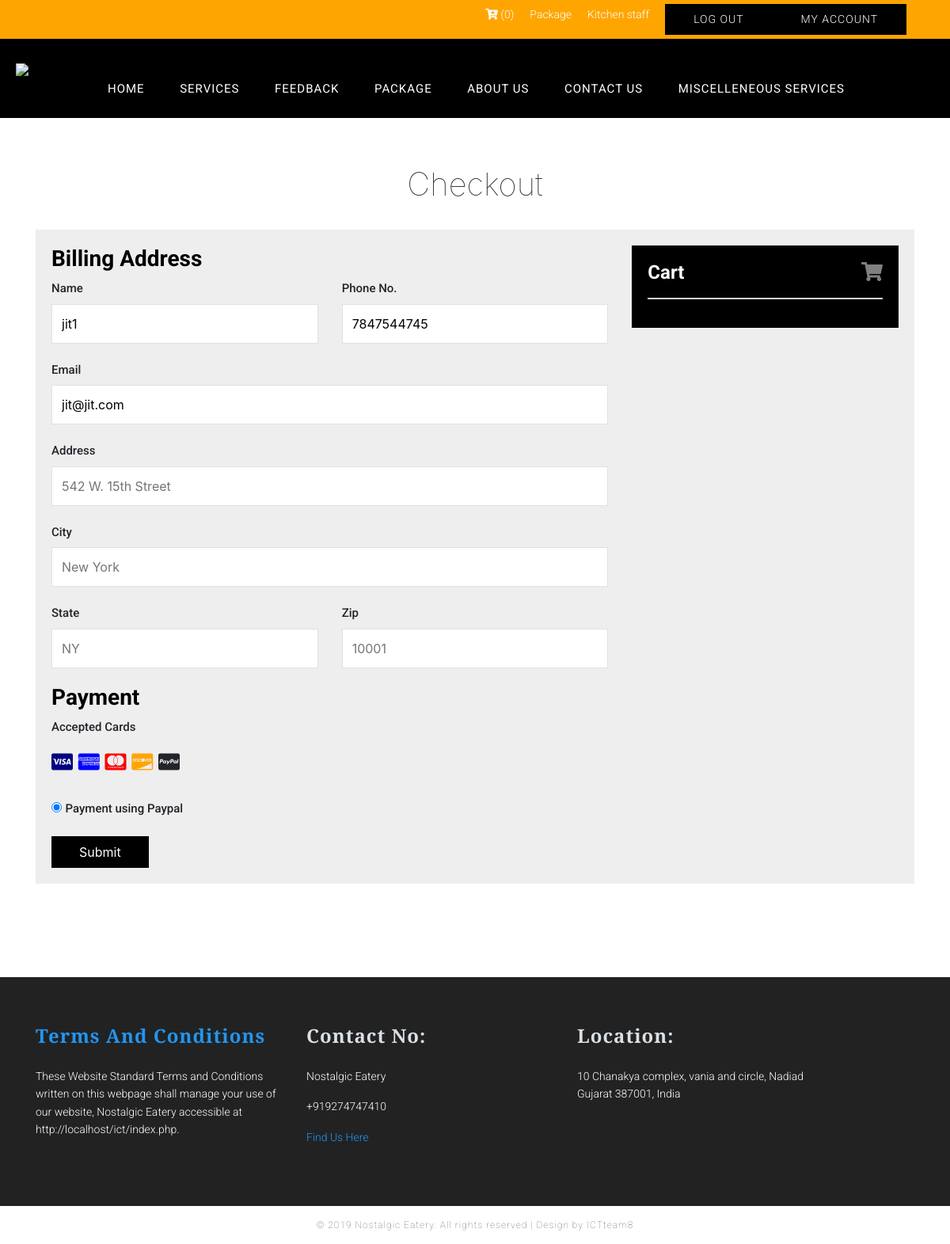
Page /buy_package.php (signed in) on the committed database.
### tables this page shows
CREATE TABLE `address` (
  `id` int(11) NOT NULL,
  `user_id` int(10) UNSIGNED DEFAULT NULL,
  `address` varchar(255) DEFAULT NULL,
  `city` varchar(255) DEFAULT NULL,
  `state` varchar(255) DEFAULT NULL,
  `zip_code` varchar(255) DEFAULT NULL
);

CREATE TABLE `user` (
  `id` int(11) NOT NULL,
  `name` varchar(100) NOT NULL,
  `email` varchar(100) NOT NULL,
  `contactno` bigint(10) DEFAULT NULL,
  `dob` date DEFAULT NULL,
  `username` varchar(100) NOT NULL,
  `password` varchar(100) NOT NULL,
  `address` varchar(255) NOT NULL,
  `user_type` enum('users','admin') NOT NULL DEFAULT 'users',
  `created_at` datetime NOT NULL DEFAULT CURRENT_TIMESTAMP
);

### server.php (called while the page is built, shortened)
<?php
$servername = "localhost";
$username = "root";
$password = "";
$db = "ictatjcu_cons2";
$conn = mysqli_connect($servername, $username, $password, $db);
function get_billing_details(){
	global $conn;
	$table = 'user';
	$query = "SELECT u.name, u.email, u.contactno, address.*  FROM " . $table  .' u';
	$query .= " LEFT JOIN address on address.user_id = u.id";
	$query .= " WHERE u.id = ".$_SESSION['id'];
	$query = mysqli_query($conn, $query);
	return  mysqli_fetch_all($query, MYSQLI_ASSOC);
}
?>

### buy_package.php (the view, shortened to what this page needs)
<?php include('server.php') ?>
<?php
	$first_name = "";
	$email = "";
	$address = "";
	$city = "";
	$state = "";
	$zip = $phone ="";
	if(!isset($_SESSION['id'])){
		header('location:login.php?err=2');
	} else {
		$user_data = get_billing_details();
		$first_name = $user_data[0]['name'];
		$email = $user_data[0]['email'];
		$phone = $user_data[0]['contactno'];
		$address = $user_data[0]['address'];
		$city = $user_data[0]['city'];
		$state = $user_data[0]['state'];
		$zip = $user_data[0]['zip_code'];
	}
?>
<!DOCTYPE html>
<html>
    <head>
        <?php require_once 'include/header_css.php'; ?>
    </head>
    <body>
        <div id="wrapper">
            <?php include("include/nav.inc") ?>
            <section class="full internal-page checkOut section">
                <div class="container">
                    <div class="heading">
                        <h1>Checkout</h1>
					</div>
					<form action="<?php echo ADMIN_ACTION_URL?>?action=purchase_package" method="post">
						<div class="row">
                            <div class="col-8">
								<h3>Billing Address</h3>
								<div class="row">
									<div class="col-6">
										<label for="first_name">Name</label>
										<input type="text" id="state" name="first_name" value="<?php echo $first_name;?>" placeholder="First Name">
									</div>
									<div class="col-6">
										<label for="phone">Phone No.</label>
										<input type="text" id="phone" value="<?php echo $phone;?>" name="phone" placeholder="Phone No.">
									</div>
								</div>
								<label for="email">Email</label>
								<input type="text" id="email" name="email" placeholder="john@example.com" value="<?php echo $email;?>">
								<label for="adr">Address</label>
								<input type="text" id="adr" value="<?php echo $address;?>" name="address" placeholder="542 W. 15th Street">
								<label for="city">City</label>
								<input type="text" id="city" value="<?php echo $city;?>" name="city" placeholder="New York">
								<div class="row">
									<div class="col-6">
										<label for="state">State</label>
										<input type="text" id="state" value="<?php echo $state;?>" name="state" placeholder="NY">
									</div>
									<div class="col-6">
										<label for="zip">Zip</label>
										<input type="text" id="zip" value="<?php echo $zip;?>" name="zip" placeholder="10001">
									</div>
								</div>
								<h3>Payment</h3>
								<label for="fname">Accepted Cards</label>
								<div class="icon-container">
									<i class="fab fa-cc-visa" style="color:navy;"></i>
									<i class="fab fa-cc-amex" style="color:blue;"></i>
									<i class="fab fa-cc-mastercard" style="color:red;"></i>
									<i class="fab fa-cc-discover" style="color:orange;"></i>
									<i class="fab fa-cc-paypal"></i>
								</div>
								<p>
								<input type="radio" value="paypal" checked>
								<label for="fname">Payment using Paypal</label></p>
								<div class="" style="float:left;">
									<button type="submit" name="place_order" class="btn btn-info">Submit</button>
								</div>
                            </div>
                            <div class="col-4">
                                <div class="coTotal">
                                    <h4>Cart <span class="price"><i class="fa fa-shopping-cart"></i> </span></h4>
                                    <hr>
                                </div>
                            </div>
						</div>
					</form>
                </div>
            </section>
        </div>
        <?php include("include/footer.inc") ?>
    </body>
</html>

### style.css (style rules this page uses)
* { margin:0; padding:0; font-family: verdana; scroll-behavior:smooth; }
body { background:#fff;padding: 0px;margin: 0px; }
.btn { list-style: none; display: inline-block; float:right; }
#wrapper { width: 100%;float: left;margin-top: 0; }
form, .content { width: 30%; margin: 0px auto; padding: 20px; background: #fff; position:relative; margin-bottom:5.2%; }
.container { width: 1170px;margin: 0 auto; }
.heading { width: 100%;float: left;text-align: center;margin-bottom: 25px; }
.section { padding: 60px 0px;width: 100%;float: left; }
body { font-family: $font-default; font-weight: 100; }
h1 { font-weight: 100; }
label { color: $color-label; }
.checkOut .container form { width: 100% !important;float: left;background-color: #eee; }
.checkOut h3 { font-family: "Roboto", sans-serif;font-weight: 700;color: #000; }
.coTotal { width: 100%;float: left;background-color: #000;padding: 20px; }
.coTotal h4 { font-family: "Roboto", sans-serif;font-weight: 700;color: #fff;margin-bottom: 18px; }
.btn { border-radius: 0px;background-color: #000;padding: 8px 35px; }
.checkOut .btn { float: left;width: 100%; }
.checkOut .btn { border:0px; }
.checkOut .btn { width: auto; }

### buy_package.php (style rules this page uses)
input[type=text] { width:100%;margin-bottom:20px;padding:12px;border:1px solid #e0e1e2;border-radius:0 }
label { font-family:Roboto,sans-serif;font-weight:500;font-size:15px }
.icon-container { margin-bottom:20px;padding:7px 0;font-size:24px }
hr { border:1px solid #d3d3d3 }
span.price { float:right;color:grey }

### rows in the picture
address: first_name "jit1", phone "7847544745", email "jit@jit.com"

### other values in the picture
$cart_count "0"
